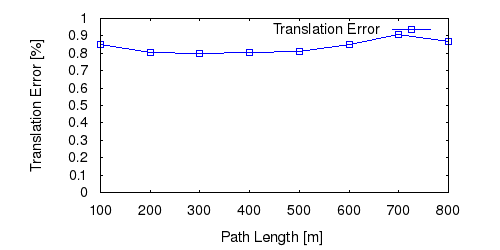

Reproduce this figure in gnuplot.
set term postscript eps enhanced color
set output "20_tl.eps"
set size ratio 0.5
set yrange [0:*]
set xlabel "Path Length [m]"
set ylabel "Translation Error [%]"
plot "20_tl.txt" using 1:($2*100) title 'Translation Error' lc rgb "#0000FF" pt 4 w linespoints
